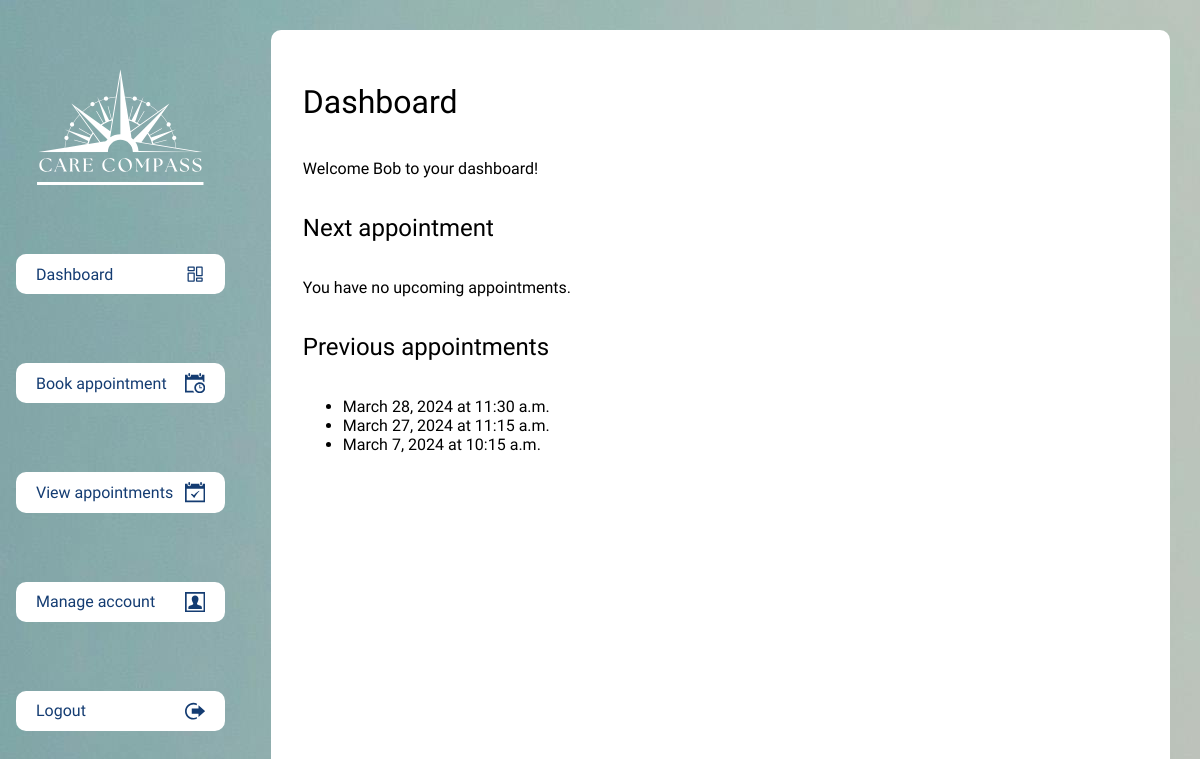
The app's page /dashboard/ (signed in) with its own data.
### accounts/models.py (models this page shows, shortened)
class User(AbstractBaseUser, PermissionsMixin):
    first_name = models.CharField(max_length=30)
    last_name = models.CharField(max_length=30)
    email = models.EmailField(unique=True)
    gp_code = models.CharField(max_length=30, blank=True, null=True)
    created_at = models.DateTimeField(auto_now_add=True)
    updated_at = models.DateTimeField(auto_now=True)
    is_admin = models.BooleanField(default=False)
    is_staff = models.BooleanField(default=False)
    USERNAME_FIELD = 'email'
    REQUIRED_FIELDS = ['first_name', 'last_name']
    objects = UserManager()

### appointments/models.py (models this page shows, shortened)
class Appointment(models.Model):
    user = models.ForeignKey(settings.AUTH_USER_MODEL, on_delete=models.CASCADE, related_name='appointments')
    appointment_type = models.CharField(max_length=100)
    date = models.DateField()
    time = models.TimeField()
    contact_number = models.CharField(max_length=15)
    user_notes = models.TextField(blank=True)
    admin_notes = models.TextField(blank=True)
    created_at = models.DateTimeField(auto_now_add=True)
    updated_at = models.DateTimeField(auto_now=True)

### accounts/views.py (the view)
# urls.py: path('dashboard/', views.dashboard_view, name='dashboard'),
@login_required
def dashboard_view(request):
    user_appointments = Appointment.objects.filter(user=request.user)
    next_appointment = user_appointments.filter(date__gte=datetime.now().date()).order_by('date', 'time').first()
    previous_appointments = user_appointments.filter(date__lt=datetime.now().date()).order_by('-date', '-time')[:5]
    return render(request, 'accounts/dashboard.html', {'next_appointment': next_appointment, 'previous_appointments': previous_appointments})

### templates/accounts/dashboard.html (shortened to what this page needs)
{% extends 'base.html' %} {% block content %}
{% if not user.is_admin %}
<h1>Dashboard</h1>
<p>Welcome {{ user.first_name }} to your dashboard!</p>
<h2>Next appointment</h2>
{% if next_appointment %}
<p>Your next appointment is on <strong>{{ next_appointment.date }} at {{ next_appointment.time }}</strong></p>
{% else %}
<p>You have no upcoming appointments.</p>
{% endif %}
<h2>Previous appointments</h2>
{% if previous_appointments %}
<ul>
    {% for appointment in previous_appointments %}
    <li>{{ appointment.date }} at {{ appointment.time }}</li>
    {% endfor %}
</ul>
{% else %}
<p>You have no previous appointments.</p>
{% endif %}
{% endif %}
{% endblock %}

### static/css/layout.css (style rules this page uses)
body { font-family: "Segoe UI", Tahoma, Geneva, Verdana, sans-serif; font-size: 16px; font-style: normal; font-weight: 400; display: flex; flex-direction: row; width: 100vw; height: 100vh; margin: 0; padding: 0; background-image: url("../assets/images/background-pattern-1.jpg"); }

### records on screen
User: first_name "Bob"
Appointment: date "March 28, 2024", time "11:30 a.m."
Appointment: date "March 27, 2024", time "11:15 a.m."
Appointment: date "March 7, 2024", time "10:15 a.m."
